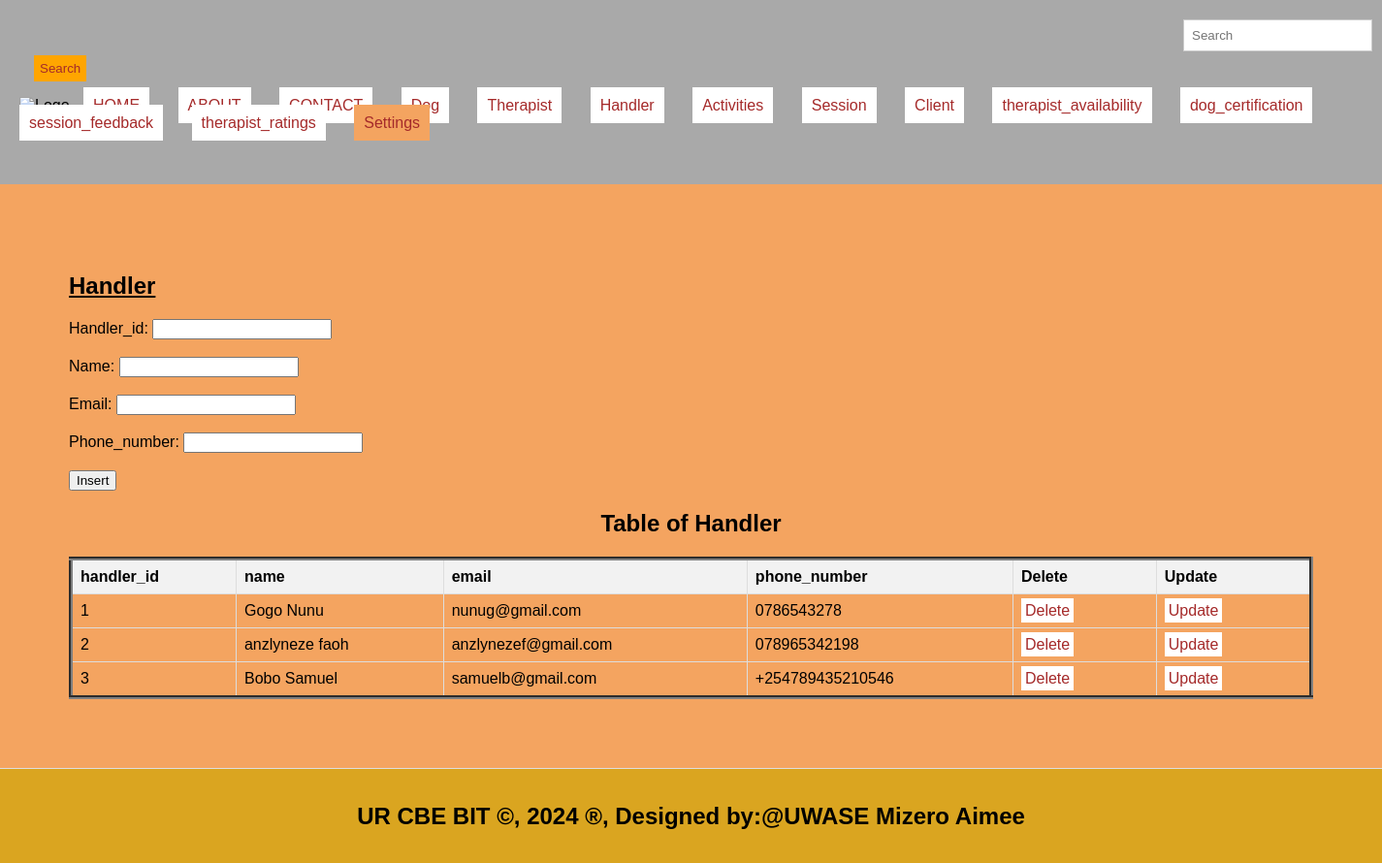
Page /Handler.php on the committed database.
### tables this page shows
CREATE TABLE `handler` (
  `handler_id` int(11) NOT NULL,
  `name` varchar(50) DEFAULT NULL,
  `email` varchar(100) DEFAULT NULL,
  `phone_number` varchar(20) DEFAULT NULL
);

### Handler.php (the view, shortened to what this page needs)
<!DOCTYPE html>
<html lang="en">
<head>
  <link rel="stylesheet" type="text/css" href="style.css" title="style 1" media="screen, tv, projection, handheld, print"/>
  </head>
  <header>
<body bgcolor="sandybrown">
  <form class="d-flex" role="search" action="search.php">
      <input class="form-control me-2" type="search" placeholder="Search" aria-label="Search">
      <button class="btn btn-outline-success" type="submit">Search</button>
    </form>
  <ul style="list-style-type: none; padding: 0;">
    <li style="display: inline; margin-right: 10px;">
  </li>
    <li style="display: inline; margin-right: 10px;"><a href="./home.html">HOME</a>
  </li>
    <li style="display: inline; margin-right: 10px;"><a href="./about.html">ABOUT</a>
  </li>
    <li style="display: inline; margin-right: 10px;"><a href="./contact.html">CONTACT</a>
  </li>
    <li style="display: inline; margin-right: 10px;"><a href="./Dog.php">Dog</a>
  </li>
    <li style="display: inline; margin-right: 10px;"><a href="./therapist.php">Therapist</a>
  </li>
    <li style="display: inline; margin-right: 10px;"><a href="./handler.php">Handler</a>
  </li>
    <li style="display: inline; margin-right: 10px;"><a href="./activities.php">Activities</a>
  </li>
    <li style="display: inline; margin-right: 10px;"><a href="./session.php">Session</a>
  </li>
    <li style="display: inline; margin-right: 10px;"><a href="./client.php">Client</a>
  </li>
   <li style="display: inline; margin-right: 10px;"><a href="./therapist_availabilityr.php">therapist_availability</a>
  </li>
    <li style="display: inline; margin-right: 10px;"><a href="./dog_certification.php">dog_certification</a>
  </li>
    <li style="display: inline; margin-right: 10px;"><a href="./session_feedback.php">session_feedback</a>
  </li>
    <li style="display: inline; margin-right: 10px;"><a href="./therapist_ratings.php">therapist_ratings</a>
  </li>
    <li class="dropdown" style="display: inline; margin-right: 10px;">
      <a href="#" style="padding: 10px; color: brown; background-color: sandybrown; text-decoration: none; margin-right: 15px;">Settings</a>
    </li><br><br>
  </ul>
</header>
<section>
    <h1><u> Handler </u></h1>
    <form method="post" onsubmit="return confirmInsert();">
        <label for="handler_id">Handler_id:</label>
        <input type="number" id="handler_id" name="handler_id"><br><br>
        <label for="name">Name:</label>
        <input type="text" id="name" name="name" required><br><br>
       <label for="email">Email:</label>
        <input type="text" id="email" name="email" required><br><br>
        <label for="phone_number">Phone_number:</label>
        <input type="text" id="phone_number" name="phone_number" required><br><br>
      <input type="submit" name="add" value="Insert">
    </form>
<!DOCTYPE html>
<html>
<head>
</head>
<body>
    <center><h2>Table of Handler </h2></center>
    <table border="4">
        <tr>
            <th>handler_id</th>
            <th>name</th>
            <th>email</th>
            <th>phone_number</th>
            <th>Delete</th>
            <th>Update</th>
        </tr>
        <?php
        include('databaseconnection.php');
        $sql = "SELECT * FROM Handler";
        $result = $connection->query($sql);
        if ($result->num_rows > 0) {
            while ($row = $result->fetch_assoc()) {
                $handler_id = $row['handler_id'];
                echo "<tr>
                    <td>" .$row['handler_id'] . "</td>
                    <td>" .$row['name'] . "</td>
                    <td>" .$row['email'] . "</td>
                    <td>" .$row['phone_number'] . "</td>
                    <td><a style='padding:4px' href='delete_Handler.php?handler_id=$handler_id'>Delete</a></td>
                    <td><a style='padding:4px' href='update_Handler.php?handler_id=$handler_id'>Update</a></td>
                </tr>";
            }
        } else {
            echo "<tr><td colspan='4'>No data found</td></tr>";
        }
        ?>
    </table>
</body>
    </section>
<footer>
  <center>
    <b><h2>UR CBE BIT &copy, 2024 &reg, Designed by:@UWASE Mizero Aimee</h2></b>
  </center>
</footer>
</body>
</html>

### style.css (style rules this page uses)
body { font-family: Arial, sans-serif; margin: 0; padding: 0; }
.form-control { padding: 8px; margin-left: 4px; border: 1px solid #ccc; }
.btn { padding: 6px; background-color: orange; color: brown; border: none; }
.dropdown { position: relative; display: inline; margin-right: 10px; }
body { font-family: Arial,sans-serif; margin:0; padding:0; }
header { background-color:darkgray; padding: 20px; }
.dropdown { position: right; display:right; direction:rtl; }
section { padding:28px; border-bottom: 1px solid #ddd; }
footer { text-align: center; padding: 15px; background-color:darkgray; }

### Handler.php (style rules this page uses)
a { padding: 10px; color:chocolate; background-color: white; text-decoration: none; margin-right: 15px; }
a:link { color: brown; }
button.btn { margin-left: 15px; margin-top: 4px; }
input.form-control { margin-left: 1200px; padding: 8px; }
section { padding:71px; border-bottom: 1px solid #ddd; }
footer { text-align: center; padding: 15px; background-color:goldenrod; }
table { width: 100%; border-collapse: collapse; }
th, td { border: 1px solid #ddd; padding: 8px; text-align: left; }
th { background-color: #f2f2f2; }

### rows in the picture
handler: handler_id "1", name "Gogo Nunu", email "nunug@gmail.com", phone_number "0786543278"
handler: handler_id "2", name "anzlyneze faoh", email "anzlynezef@gmail.com", phone_number "078965342198"
handler: handler_id "3", name "Bobo Samuel", email "samuelb@gmail.com", phone_number "+254789435210546"
